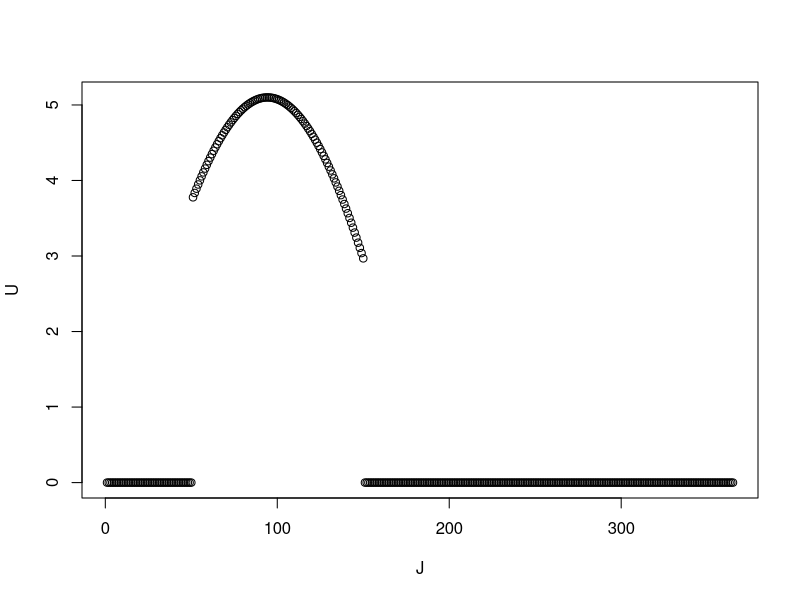

This figure's R source:
# Main model

# Try and assemble various bits for existing Tweed example together and
# compare with published. If OK then easy to adapt.

# From Eqn 1 of Futter et al (2009)
# U = potential nitrogen update of NO3 and NH4 by vegetation
# k1, = growing season
# k2, k3 = shape of the N uptake curve
# k2 = offset of sine curve of N uptake
# k3 = amplitude of sine curve of N uptake
# J, k4 = ensures max and min update occurs at right time of year

# Guesstimating some values
k1 <- c(rep(0, 50), rep(1, 100), rep(0, 215))
k2 <- 0.1
k3 <- 5
k4 <- 3
J  <- 1:365

U <- k1 * (k2 + k3 * sin(2*pi * ((J - k4)/ 365)))
plot(U ~ J)